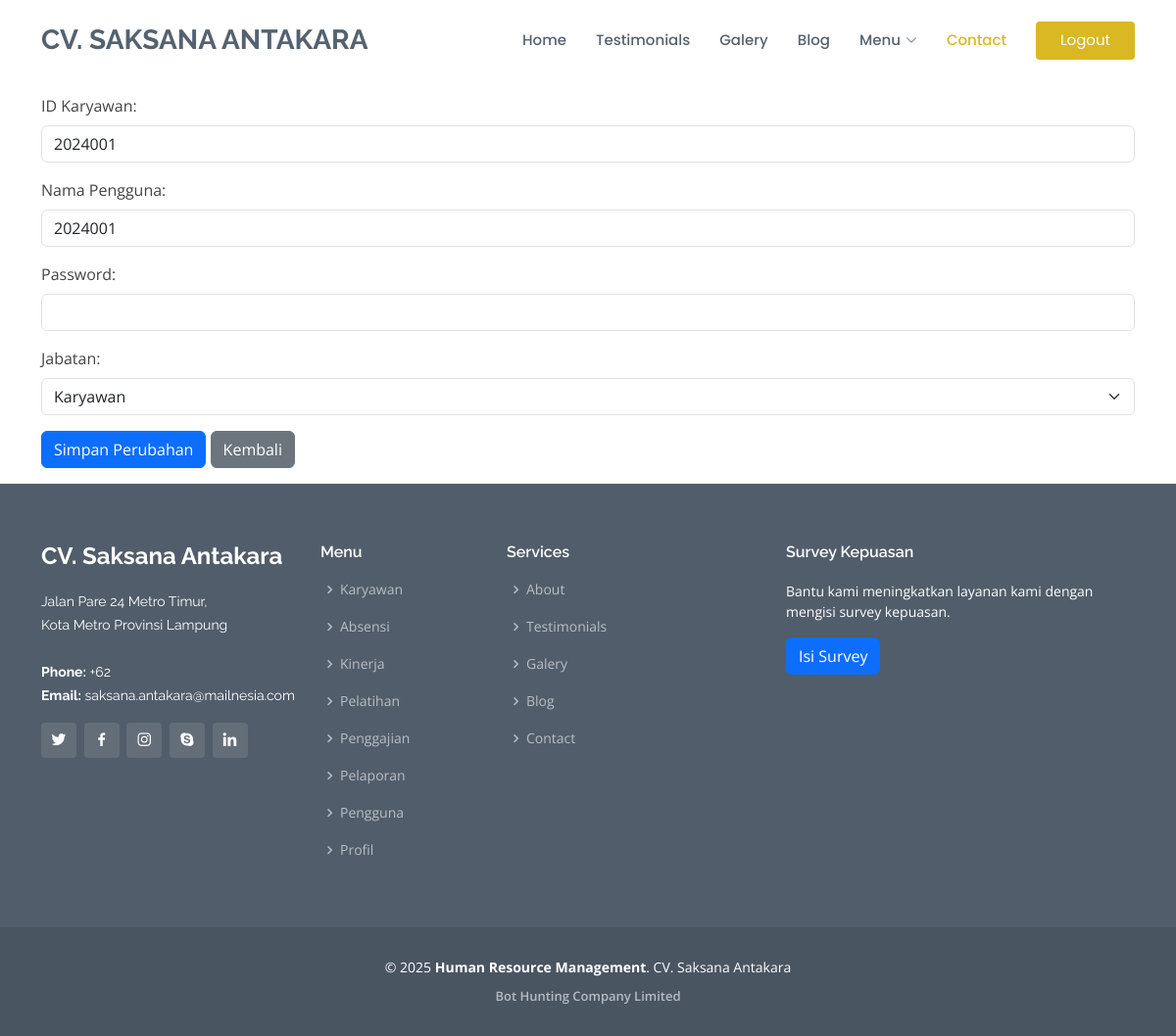
The app's page /edit_pengguna.php?id=2024001 (signed in) with its own data.
### tables this page shows
CREATE TABLE `pengguna` (
  `id_karyawan` int NOT NULL,
  `nama_pengguna` varchar(50) NOT NULL,
  `password` varchar(255) NOT NULL,
  `jabatan` varchar(255) DEFAULT NULL
);

### functions.php (called while the page is built, shortened)
<?php
include 'koneksi.php';
function getPenggunaById($id_karyawan)
{
    global $koneksi;
    $sql = "SELECT * FROM pengguna WHERE id_karyawan = '$id_karyawan'";
    $result = mysqli_query($koneksi, $sql);
    if ($result && mysqli_num_rows($result) > 0) {
        return mysqli_fetch_assoc($result);
    } else {
        return null;
    }
}

### edit_pengguna.php (the view, shortened to what this page needs)
<?php
include 'koneksi.php';
include 'functions.php';
include 'header.php';
if (isset($_GET['id'])) {
    $id_karyawan = $_GET['id'];
    $pengguna = getPenggunaById($id_karyawan);
} else {
    $pesan = "Parameter ID Karyawan tidak diberikan.";
}
?>
<main class="container mt-4">
    <h1 class="text-center mb-4">Edit Pengguna</h1>
    <form action="<?php echo htmlspecialchars($_SERVER["PHP_SELF"]) . '?id=' . $id_karyawan; ?>" method="post">
        <div class="mb-3">
            <label for="id_karyawan" class="form-label">ID Karyawan:</label>
            <input type="text" id="id_karyawan" name="id_karyawan" value="<?php echo $pengguna['id_karyawan']; ?>" class="form-control" readonly>
        </div>
        <div class="mb-3">
            <label for="nama_pengguna" class="form-label">Nama Pengguna:</label>
            <input type="text" id="nama_pengguna" name="nama_pengguna" value="<?php echo $pengguna['nama_pengguna']; ?>" class="form-control" required>
        </div>
        <div class="mb-3">
            <label for="password" class="form-label">Password:</label>
            <input type="password" id="password" name="password" class="form-control" required>
        </div>
        <div class="mb-3">
            <label for="jabatan" class="form-label">Jabatan:</label>
            <select id="jabatan" name="jabatan" class="form-select" required>
                <option value="karyawan" <?php if ($pengguna['jabatan'] === 'karyawan') echo 'selected'; ?>>Karyawan</option>
            </select>
        </div>
        <button type="submit" class="btn btn-primary">Simpan Perubahan</button>
        <a href="pengguna.php" class="btn btn-secondary">Kembali</a>
    </form>
</main>
<?php include 'footer.php' ?>

### assets/css/style.css (style rules this page uses)
body { font-family: "Open Sans", sans-serif; color: #444444; }
a { text-decoration: none; color: #d9b823; }
h1, h2, h3, h4, h5, h6 { font-family: "Raleway", sans-serif; }

### records on screen
pengguna: id_karyawan "2024001", nama_pengguna "2024001", jabatan "Karyawan"

### other values on screen
$login_logout_text "Logout"
$page_titles[$tab] "Karyawan"
$page_titles[$tab] "Absensi"
$page_titles[$tab] "Kinerja"
$page_titles[$tab] "Pelatihan"
$page_titles[$tab] "Penggajian"
$page_titles[$tab] "Pelaporan"
$page_titles[$tab] "Pengguna"
$page_titles[$tab] "Profil"
